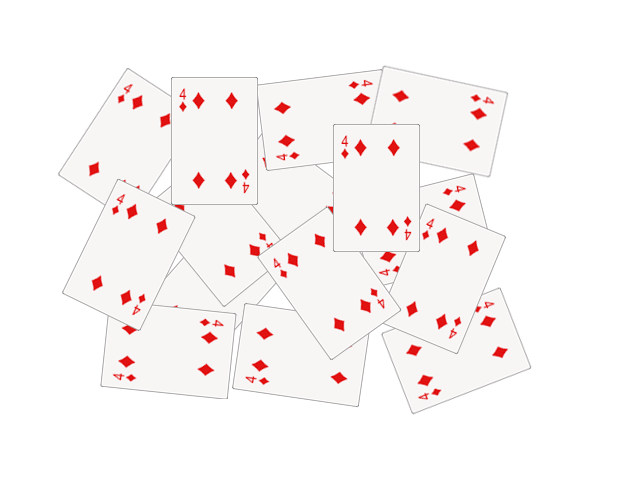
#> input picture 01-OpencvPythonTutorial/ch21/cards.png, 640 x 480 px
$ python 07-drwaBiggestContours.py   (older library calls are emulated)
#> lines starting #> are read from the running program, lines starting #| are printed output that depends on the picture; after the words box and inside, x2 and y2 are one past the last pixel; in counts of white or black regions, pixels touching at a corner belong together
# -*-coding:utf-8-*-
# @Author: Damon0626
# @Time  : 18-12-8 下午5:21
# @Email : wwymsn@163.com
# @Software: PyCharm


import cv2
import numpy as np

org_img = cv2.imread('cards.png')
#> org_img is the input picture: shape (480, 640, 3); mean B, G, R 245.8, 245.8, 250.7
imgray = cv2.cvtColor(org_img, cv2.COLOR_BGR2GRAY)
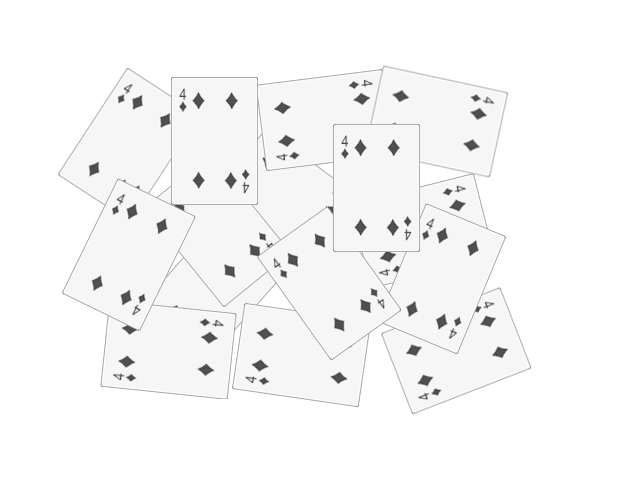
#> imgray: shape (480, 640); min 67, max 255, mean 247.3
cv2.imshow('imgray', imgray)

# 大于244的值全部设置为255, 白色背景
ret, thresh = cv2.threshold(imgray, 244, 255, cv2.THRESH_BINARY)
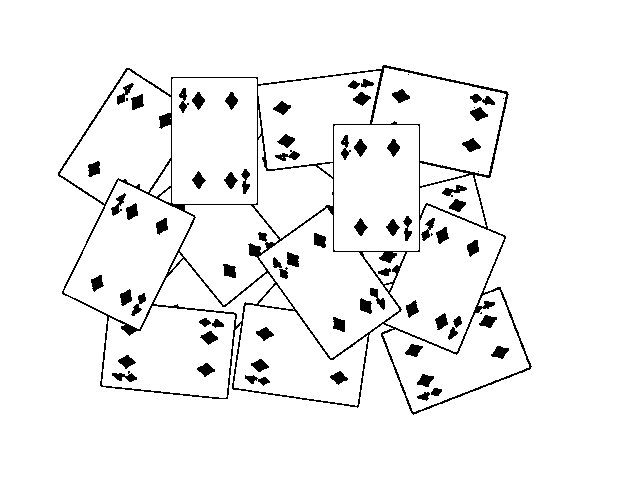
#> thresh: shape (480, 640); 94.7% white; 73 black regions (7 under 20 px)
cv2.imshow('after threshold', thresh)

image, contours, hierarchy = cv2.findContours(thresh, cv2.RETR_TREE, cv2.CHAIN_APPROX_SIMPLE)
#> contours = 118 contours, 21 with area under 20; largest, box (x1, y1, x2, y2) and area: (0, 0, 640, 480) 306081, (57, 64, 533, 416) 130271, (334, 125, 419, 251) 10498, (172, 78, 257, 204) 10498, (64, 180, 194, 329) 10368

areas = list()
for i, cnt in enumerate(contours):
	areas.append((i, cv2.contourArea(cnt)))
#> this loop made 118 passes
#> cnt on passes 1, 36: [[0, 0], [0, 479], [639, 479], [639, 0]], [[286, 266], [288, 268], [286, 270], [284, 268]]
#> after the loop, areas = 118 pairs, first value 0 to 117, second value 0 to 306081

a2 = sorted(areas, key=lambda d: d[1], reverse=True)
#> a2 has the same summary as areas
print(a2)
#> (printed output is left out)
cv2.waitKey(0)

for i, area in a2:
	if area < 150:
		continue
	img22 = org_img.copy()
	cv2.drawContours(img22, contours, i, (0, 0, 255), 3)
	print(i, area)

	cv2.imshow('drawcontours', img22)
	cv2.moveWindow('drawcontours', x=img22.shape[1], y=0)
	if cv2.waitKey(500) == ord('q'):
		break
#> this loop made 1 pass; (key q is pressed on pass 1)
#> area on pass 1: 306081
#| 0 306081.0
#> pass 1, `cv2.imshow('drawcontours', img22)`:
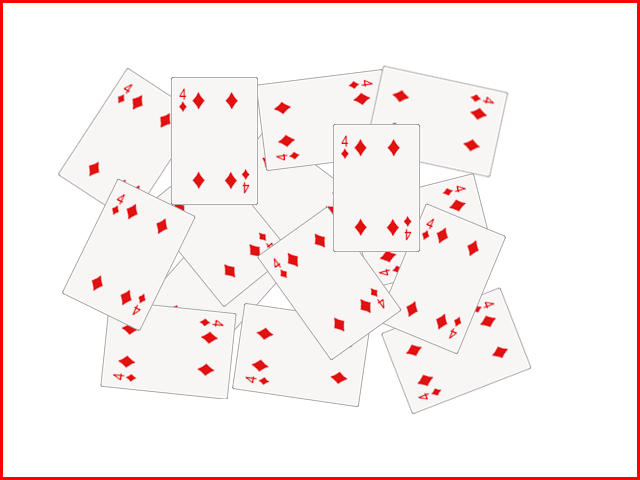
#> window 'drawcontours': shape (480, 640, 3); mean B, G, R 240.2, 240.2, 250.7

# 获取最大的contour
idx = a2[3][0]
#> idx = 83
mask = np.zeros_like(org_img)
cv2.drawContours(mask, contours, idx, (0, 255, 0), -1)
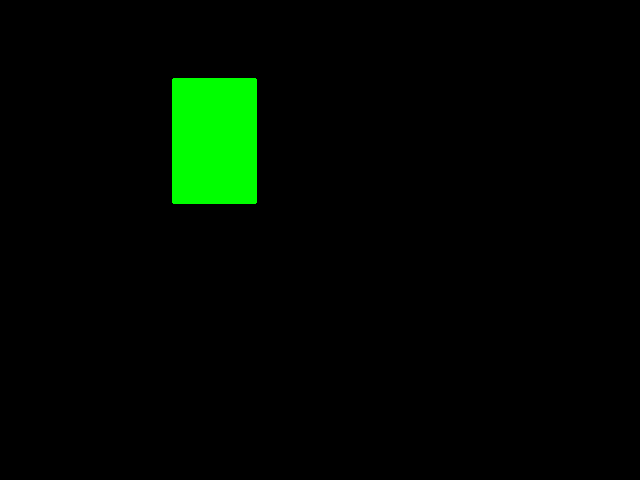
#> mask: shape (480, 640, 3); mean of channels 0, 1, 2 0, 8.9, 0; drawn as B, G, R
out = np.zeros_like(org_img)
out[mask == 255] = org_img[mask == 255]
cv2.imshow('out_contour', out)
cv2.waitKey(0)

$ run again, with 01-OpencvPythonTutorial/ch21/chessboard.png copied over 01-OpencvPythonTutorial/ch21/cards.png
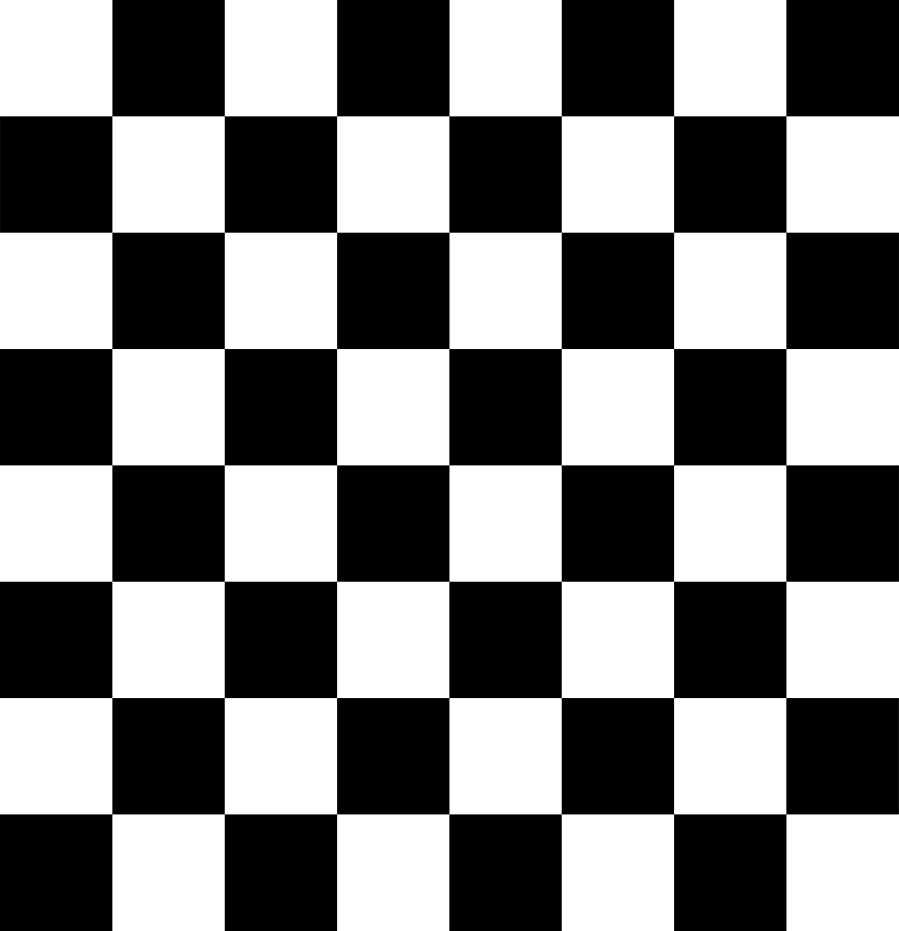
#> input picture 01-OpencvPythonTutorial/ch21/chessboard.png, 3595 x 3723 px (shown at 1/4 size)
#> org_img is the input picture: shape (3723, 3595, 3); min 0, max 255, mean 127.5
#> thresh: shape (3723, 3595); 49.8% white; 32 white regions
#> contours = 32 contours; largest, box (x1, y1, x2, y2) and area: (3146, 3258, 3595, 3723) 207872, (2247, 3258, 2696, 3723) 207872, (450, 3258, 899, 3723) 207872, (3146, 2327, 3595, 2792) 207872, (2247, 2327, 2696, 2792) 207872
#> the loop `for i, cnt in enumerate(contours):` made 32 passes
#> cnt on passes 1 to 7: [[3146, 3258], [3146, 3722], [3594, 3722], [3594, 3258]], [[2247, 3258], [2247, 3722], [2695, 3722], [2695, 3258]], [[1349, 3258], [1349, 3722], [1796, 3722], [1796, 3258]], [[450, 3258], [450, 3722], [898, 3722], [898, 3258]], [[2697, 2793], [2697, 3256], [3144, 3256], [3144, 2793]], [[1798, 2793], [1798, 3256], [2245, 3256], [2245, 2793]], [[899, 2793], [899, 3256], [1347, 3256], [1347, 2793]]
#> after the loop `for i, cnt in enumerate(contours):`: areas = 32 pairs, first value 0 to 31, second value 206961 to 207872
#> a2 has the same summary as areas
#> (printed output is left out)
#> the loop `for i, area in a2:` made 1 pass; (key q is pressed on pass 1)
#> area on pass 1: 207872
#> (printed output is left out)
#> idx = 8
#> `cv2.drawContours(mask, contours, idx, (0, 255, 0), -1)`:
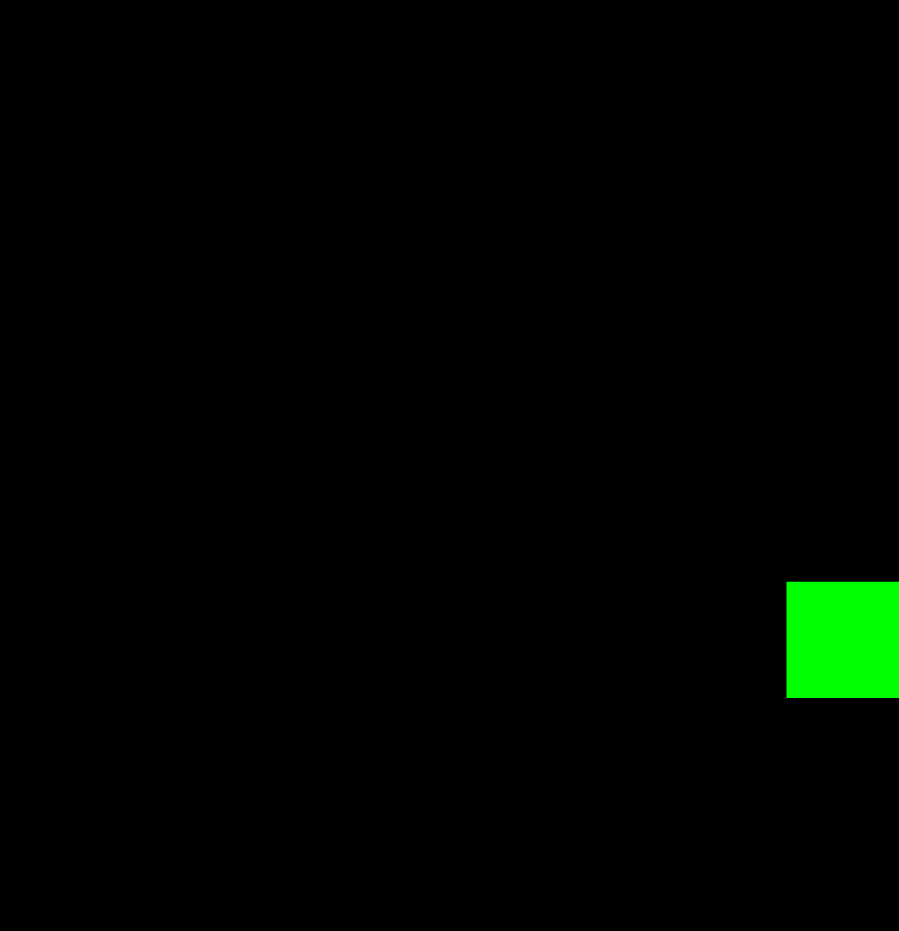
#> mask: shape (3723, 3595, 3) (shown at 1/4 size); mean of channels 0, 1, 2 0, 4, 0; drawn as B, G, R
